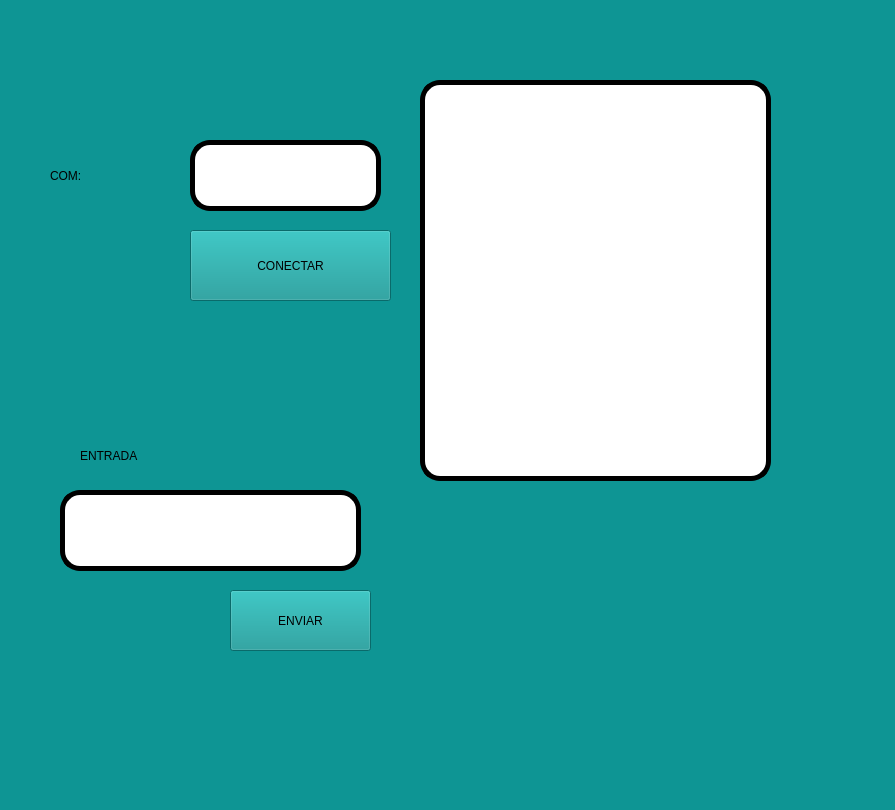
<?xml version="1.0" encoding="UTF-8"?>
<ui version="4.0">
 <class>MainWindow</class>
 <widget class="QMainWindow" name="MainWindow">
  <property name="geometry">
   <rect>
    <x>0</x>
    <y>0</y>
    <width>895</width>
    <height>810</height>
   </rect>
  </property>
  <property name="windowTitle">
   <string>MainWindow</string>
  </property>
  <property name="styleSheet">
   <string notr="true">background-color: rgb(14, 149, 148);
font: 75 18pt &quot;Agency FB&quot;</string>
  </property>
  <widget class="QWidget" name="centralwidget">
   <widget class="QPushButton" name="btn_accion">
    <property name="geometry">
     <rect>
      <x>190</x>
      <y>230</y>
      <width>201</width>
      <height>71</height>
     </rect>
    </property>
    <property name="text">
     <string>CONECTAR</string>
    </property>
   </widget>
   <widget class="QLineEdit" name="txt_com">
    <property name="geometry">
     <rect>
      <x>190</x>
      <y>140</y>
      <width>191</width>
      <height>71</height>
     </rect>
    </property>
    <property name="styleSheet">
     <string notr="true">background-color: rgb(255, 255, 255);
font: 75 18pt &quot;Agency FB&quot;;
border :5px solid black;
border-radius: 20px;</string>
    </property>
   </widget>
   <widget class="QPushButton" name="btn_enviar">
    <property name="geometry">
     <rect>
      <x>230</x>
      <y>590</y>
      <width>141</width>
      <height>61</height>
     </rect>
    </property>
    <property name="text">
     <string>ENVIAR</string>
    </property>
   </widget>
   <widget class="QListWidget" name="datos">
    <property name="geometry">
     <rect>
      <x>420</x>
      <y>80</y>
      <width>351</width>
      <height>401</height>
     </rect>
    </property>
    <property name="styleSheet">
     <string notr="true">background-color: rgb(255, 255, 255);
font: 75 18pt &quot;Agency FB&quot;;
border :5px solid black;
border-radius: 20px;</string>
    </property>
   </widget>
   <widget class="QLabel" name="label_6">
    <property name="geometry">
     <rect>
      <x>50</x>
      <y>150</y>
      <width>111</width>
      <height>51</height>
     </rect>
    </property>
    <property name="styleSheet">
     <string notr="true">font: 75 24pt &quot;Agency FB&quot;;</string>
    </property>
    <property name="text">
     <string>COM:</string>
    </property>
   </widget>
   <widget class="QLineEdit" name="line_entrada">
    <property name="geometry">
     <rect>
      <x>60</x>
      <y>490</y>
      <width>301</width>
      <height>81</height>
     </rect>
    </property>
    <property name="styleSheet">
     <string notr="true">background-color: rgb(255, 255, 255);
font: 75 18pt &quot;Agency FB&quot;;
border :5px solid black;
border-radius: 20px;</string>
    </property>
   </widget>
   <widget class="QLabel" name="label_7">
    <property name="geometry">
     <rect>
      <x>80</x>
      <y>430</y>
      <width>111</width>
      <height>51</height>
     </rect>
    </property>
    <property name="styleSheet">
     <string notr="true">font: 75 24pt &quot;Agency FB&quot;;</string>
    </property>
    <property name="text">
     <string>ENTRADA</string>
    </property>
   </widget>
  </widget>
  <widget class="QMenuBar" name="menubar">
   <property name="geometry">
    <rect>
     <x>0</x>
     <y>0</y>
     <width>895</width>
     <height>42</height>
    </rect>
   </property>
  </widget>
  <widget class="QStatusBar" name="statusbar"/>
 </widget>
 <resources/>
 <connections/>
</ui>
